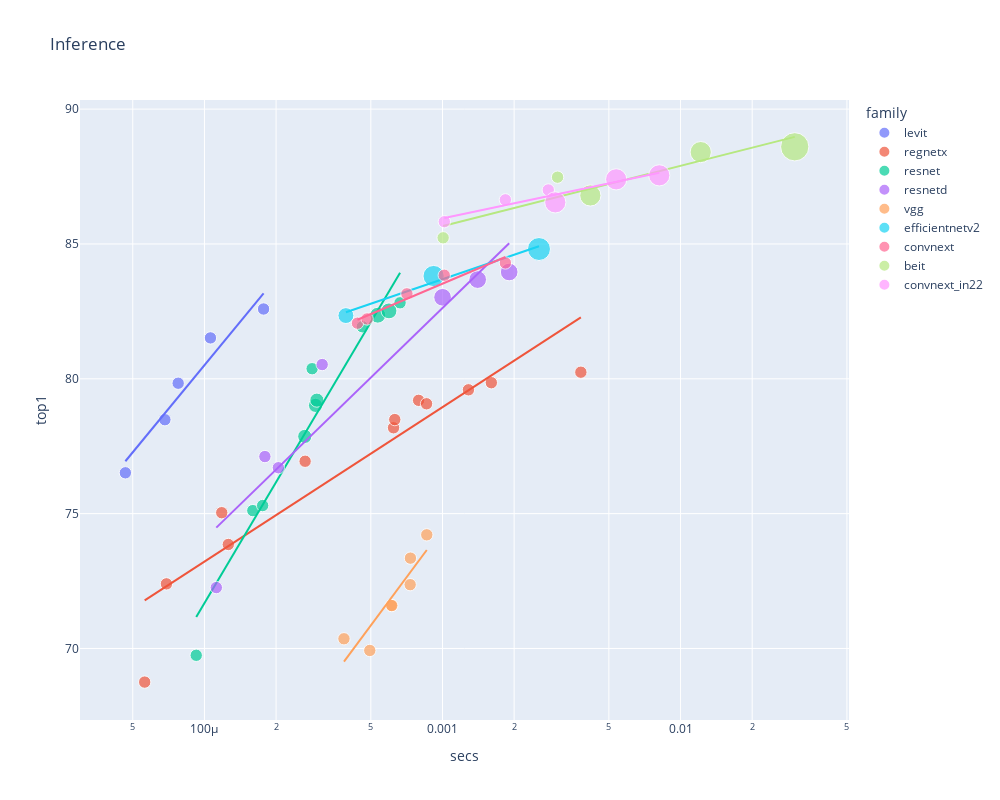

Notebook code for this chart:
### Code cell
show_subs(df, 'Inference', 'infer_img_size')

### Figure 1 — Plotly figure (JSON) as saved in the notebook; plotly's stock layout.template omitted (floating-point values rounded to 4 significant figures)
{"data": [{"customdata": [[224], [224], [224], [224], [224]], "hovertemplate": "<b>%{hovertext}</b><br><br>family=levit<br>secs=%{x}<br>top1=%{y}<br>size=%{marker.size}<br>infer_img_size=%{customdata[0]}<extra></extra>", "hovertext": ["levit_128s", "levit_128", "levit_192", "levit_256", "levit_384"], "legendgroup": "levit", "marker": {"color": "#636efa", "size": [50176, 50176, 50176, 50176, 50176], "sizemode": "area", "sizeref": 655.4, "symbol": "circle"}, "mode": "markers", "name": "levit", "orientation": "v", "showlegend": true, "type": "scatter", "x": [4.654e-05, 6.822e-05, 7.756e-05, 0.000106, 0.0001772], "xaxis": "x", "y": [76.51, 78.48, 79.84, 81.52, 82.59], "yaxis": "y"}, {"hovertemplate": "<b>OLS trendline</b><br>top1 = 10.7253 * log10(secs) + 123.407<br>R<sup>2</sup>=0.940107<br><br>family=levit<br>secs=%{x}<br>top1=%{y} <b>(trend)</b><extra></extra>", "legendgroup": "levit", "marker": {"color": "#636efa", "symbol": "circle"}, "mode": "lines", "name": "levit", "showlegend": false, "type": "scatter", "x": [4.654e-05, 6.822e-05, 7.756e-05, 0.000106, 0.0001772], "xaxis": "x", "y": [76.94, 78.72, 79.32, 80.78, 83.17], "yaxis": "y"}, {"customdata": [[224], [224], [224], [224], [224], [224], [224], [224], [224], [224], [224], [224]], "hovertemplate": "<b>%{hovertext}</b><br><br>family=regnetx<br>secs=%{x}<br>top1=%{y}<br>size=%{marker.size}<br>infer_img_size=%{customdata[0]}<extra></extra>", "hovertext": ["regnetx_002", "regnetx_004", "regnetx_008", "regnetx_006", "regnetx_016", "regnetx_032", "regnetx_040", "regnetx_080", "regnetx_064", "regnetx_120", "regnetx_160", "regnetx_320"], "legendgroup": "regnetx", "marker": {"color": "#EF553B", "size": [50176, 50176, 50176, 50176, 50176, 50176, 50176, 50176, 50176, 50176, 50176, 50176], "sizemode": "area", "sizeref": 655.4, "symbol": "circle"}, "mode": "markers", "name": "regnetx", "orientation": "v", "showlegend": true, "type": "scatter", "x": [5.611e-05, 6.925e-05, 0.0001182, 0.000126, 0.0002648, 0.0006228, 0.0006304, 0.0007939, 0.0008572, 0.001285, 0.001604, 0.003813], "xaxis": "x", "y": [68.75, 72.4, 75.03, 73.86, 76.94, 78.18, 78.49, 79.2, 79.07, 79.59, 79.85, 80.24], "yaxis": "y"}, {"hovertemplate": "<b>OLS trendline</b><br>top1 = 5.72749 * log10(secs) + 96.1282<br>R<sup>2</sup>=0.867561<br><br>family=regnetx<br>secs=%{x}<br>top1=%{y} <b>(trend)</b><extra></extra>", "legendgroup": "regnetx", "marker": {"color": "#EF553B", "symbol": "circle"}, "mode": "lines", "name": "regnetx", "showlegend": false, "type": "scatter", "x": [5.611e-05, 6.925e-05, 0.0001182, 0.000126, 0.0002648, 0.0006228, 0.0006304, 0.0007939, 0.0008572, 0.001285, 0.001604, 0.003813], "xaxis": "x", "y": [71.78, 72.3, 73.63, 73.79, 75.64, 77.77, 77.8, 78.37, 78.56, 79.57, 80.12, 82.28], "yaxis": "y"}, {"customdata": [[224], [224], [224], [256], [224], [256], [256], [224], [288], [288], [224]], "hovertemplate": "<b>%{hovertext}</b><br><br>family=resnet<br>secs=%{x}<br>top1=%{y}<br>size=%{marker.size}<br>infer_img_size=%{customdata[0]}<extra></extra>", "hovertext": ["resnet18", "resnet34", "resnet26", "resnet26t", "resnet50", "resnet32ts", "resnet33ts", "resnet101", "resnet51q", "resnet61q", "resnet152"], "legendgroup": "resnet", "marker": {"color": "#00cc96", "size": [50176, 50176, 50176, 65536, 50176, 65536, 65536, 50176, 82944, 82944, 50176], "sizemode": "area", "sizeref": 655.4, "symbol": "circle"}, "mode": "markers", "name": "resnet", "orientation": "v", "showlegend": true, "type": "scatter", "x": [9.237e-05, 0.0001597, 0.0001756, 0.0002639, 0.0002834, 0.0002929, 0.0002967, 0.0004606, 0.0005349, 0.000596, 0.0006634], "xaxis": "x", "y": [69.75, 75.11, 75.3, 77.86, 80.37, 79.01, 79.21, 81.93, 82.36, 82.52, 82.82], "yaxis": "y"}, {"hovertemplate": "<b>OLS trendline</b><br>top1 = 14.9033 * log10(secs) + 131.297<br>R<sup>2</sup>=0.949426<br><br>family=resnet<br>secs=%{x}<br>top1=%{y} <b>(trend)</b><extra></extra>", "legendgroup": "resnet", "marker": {"color": "#00cc96", "symbol": "circle"}, "mode": "lines", "name": "resnet", "showlegend": false, "type": "scatter", "x": [9.237e-05, 0.0001597, 0.0001756, 0.0002639, 0.0002834, 0.0002929, 0.0002967, 0.0004606, 0.0005349, 0.000596, 0.0006634], "xaxis": "x", "y": [71.17, 74.71, 75.33, 77.96, 78.43, 78.64, 78.72, 81.57, 82.54, 83.24, 83.93], "yaxis": "y"}, {"customdata": [[224], [224], [224], [224], [320], [320], [320]], "hovertemplate": "<b>%{hovertext}</b><br><br>family=resnetd<br>secs=%{x}<br>top1=%{y}<br>size=%{marker.size}<br>infer_img_size=%{customdata[0]}<extra></extra>", "hovertext": ["resnet18d", "resnet34d", "resnet26d", "resnet50d", "resnet101d", "resnet152d", "resnet200d"], "legendgroup": "resnetd", "marker": {"color": "#ab63fa", "size": [50176, 50176, 50176, 50176, 102400, 102400, 102400], "sizemode": "area", "sizeref": 655.4, "symbol": "circle"}, "mode": "markers", "name": "resnetd", "orientation": "v", "showlegend": true, "type": "scatter", "x": [0.0001122, 0.0001795, 0.0002045, 0.0003124, 0.001001, 0.001405, 0.001907], "xaxis": "x", "y": [72.26, 77.12, 76.7, 80.53, 83.02, 83.68, 83.96], "yaxis": "y"}, {"hovertemplate": "<b>OLS trendline</b><br>top1 = 8.57145 * log10(secs) + 108.339<br>R<sup>2</sup>=0.896628<br><br>family=resnetd<br>secs=%{x}<br>top1=%{y} <b>(trend)</b><extra></extra>", "legendgroup": "resnetd", "marker": {"color": "#ab63fa", "symbol": "circle"}, "mode": "lines", "name": "resnetd", "showlegend": false, "type": "scatter", "x": [0.0001122, 0.0001795, 0.0002045, 0.0003124, 0.001001, 0.001405, 0.001907], "xaxis": "x", "y": [74.48, 76.23, 76.72, 78.29, 82.63, 83.89, 85.03], "yaxis": "y"}, {"customdata": [[224], [224], [224], [224], [224], [224], [224]], "hovertemplate": "<b>%{hovertext}</b><br><br>family=vgg<br>secs=%{x}<br>top1=%{y}<br>size=%{marker.size}<br>infer_img_size=%{customdata[0]}<extra></extra>", "hovertext": ["vgg11_bn", "vgg13", "vgg13_bn", "vgg16", "vgg19", "vgg16_bn", "vgg19_bn"], "legendgroup": "vgg", "marker": {"color": "#FFA15A", "size": [50176, 50176, 50176, 50176, 50176, 50176, 50176], "sizemode": "area", "sizeref": 655.4, "symbol": "circle"}, "mode": "markers", "name": "vgg", "orientation": "v", "showlegend": true, "type": "scatter", "x": [0.0003856, 0.0004951, 0.000609, 0.0006127, 0.0007314, 0.0007335, 0.0008591], "xaxis": "x", "y": [70.36, 69.93, 71.6, 71.59, 72.37, 73.35, 74.21], "yaxis": "y"}, {"hovertemplate": "<b>OLS trendline</b><br>top1 = 11.8905 * log10(secs) + 110.106<br>R<sup>2</sup>=0.826525<br><br>family=vgg<br>secs=%{x}<br>top1=%{y} <b>(trend)</b><extra></extra>", "legendgroup": "vgg", "marker": {"color": "#FFA15A", "symbol": "circle"}, "mode": "lines", "name": "vgg", "showlegend": false, "type": "scatter", "x": [0.0003856, 0.0004951, 0.000609, 0.0006127, 0.0007314, 0.0007335, 0.0008591], "xaxis": "x", "y": [69.51, 70.8, 71.87, 71.91, 72.82, 72.83, 73.65], "yaxis": "y"}, {"customdata": [[288], [384], [416]], "hovertemplate": "<b>%{hovertext}</b><br><br>family=efficientnetv2<br>secs=%{x}<br>top1=%{y}<br>size=%{marker.size}<br>infer_img_size=%{customdata[0]}<extra></extra>", "hovertext": ["efficientnetv2_rw_t", "efficientnetv2_rw_s", "efficientnetv2_rw_m"], "legendgroup": "efficientnetv2", "marker": {"color": "#19d3f3", "size": [82944, 147456, 173056], "sizemode": "area", "sizeref": 655.4, "symbol": "circle"}, "mode": "markers", "name": "efficientnetv2", "orientation": "v", "showlegend": true, "type": "scatter", "x": [0.0003929, 0.0009177, 0.002543], "xaxis": "x", "y": [82.34, 83.81, 84.81], "yaxis": "y"}, {"hovertemplate": "<b>OLS trendline</b><br>top1 = 3.01672 * log10(secs) + 92.7433<br>R<sup>2</sup>=0.974331<br><br>family=efficientnetv2<br>secs=%{x}<br>top1=%{y} <b>(trend)</b><extra></extra>", "legendgroup": "efficientnetv2", "marker": {"color": "#19d3f3", "symbol": "circle"}, "mode": "lines", "name": "efficientnetv2", "showlegend": false, "type": "scatter", "x": [0.0003929, 0.0009177, 0.002543], "xaxis": "x", "y": [82.47, 83.58, 84.92], "yaxis": "y"}, {"customdata": [[224], [224], [224], [224], [224]], "hovertemplate": "<b>%{hovertext}</b><br><br>family=convnext<br>secs=%{x}<br>top1=%{y}<br>size=%{marker.size}<br>infer_img_size=%{customdata[0]}<extra></extra>", "hovertext": ["convnext_tiny", "convnext_tiny_hnf", "convnext_small", "convnext_base", "convnext_large"], "legendgroup": "convnext", "marker": {"color": "#FF6692", "size": [50176, 50176, 50176, 50176, 50176], "sizemode": "area", "sizeref": 655.4, "symbol": "circle"}, "mode": "markers", "name": "convnext", "orientation": "v", "showlegend": true, "type": "scatter", "x": [0.0004395, 0.0004823, 0.0007089, 0.001017, 0.001837], "xaxis": "x", "y": [82.06, 82.22, 83.15, 83.84, 84.3], "yaxis": "y"}, {"hovertemplate": "<b>OLS trendline</b><br>top1 = 3.74647 * log10(secs) + 94.7662<br>R<sup>2</sup>=0.949330<br><br>family=convnext<br>secs=%{x}<br>top1=%{y} <b>(trend)</b><extra></extra>", "legendgroup": "convnext", "marker": {"color": "#FF6692", "symbol": "circle"}, "mode": "lines", "name": "convnext", "showlegend": false, "type": "scatter", "x": [0.0004395, 0.0004823, 0.0007089, 0.001017, 0.001837], "xaxis": "x", "y": [82.19, 82.34, 82.97, 83.55, 84.52], "yaxis": "y"}, {"customdata": [[224], [224], [384], [384], [512]], "hovertemplate": "<b>%{hovertext}</b><br><br>family=beit<br>secs=%{x}<br>top1=%{y}<br>size=%{marker.size}<br>infer_img_size=%{customdata[0]}<extra></extra>", "hovertext": ["beit_base_patch16_224", "beit_large_patch16_224", "beit_base_patch16_384", "beit_large_patch16_384", "beit_large_patch16_512"], "legendgroup": "beit", "marker": {"color": "#B6E880", "size": [50176, 50176, 147456, 147456, 262144], "sizemode": "area", "sizeref": 655.4, "symbol": "circle"}, "mode": "markers", "name": "beit", "orientation": "v", "showlegend": true, "type": "scatter", "x": [0.001006, 0.003045, 0.00418, 0.01216, 0.03018], "xaxis": "x", "y": [85.23, 87.48, 86.8, 88.41, 88.6], "yaxis": "y"}, {"hovertemplate": "<b>OLS trendline</b><br>top1 = 2.23867 * log10(secs) + 92.3739<br>R<sup>2</sup>=0.862308<br><br>family=beit<br>secs=%{x}<br>top1=%{y} <b>(trend)</b><extra></extra>", "legendgroup": "beit", "marker": {"color": "#B6E880", "symbol": "circle"}, "mode": "lines", "name": "beit", "showlegend": false, "type": "scatter", "x": [0.001006, 0.003045, 0.00418, 0.01216, 0.03018], "xaxis": "x", "y": [85.66, 86.74, 87.05, 88.09, 88.97], "yaxis": "y"}, {"customdata": [[224], [224], [224], [384], [384], [384]], "hovertemplate": "<b>%{hovertext}</b><br><br>family=convnext_in22<br>secs=%{x}<br>top1=%{y}<br>size=%{marker.size}<br>infer_img_size=%{customdata[0]}<extra></extra>", "hovertext": ["convnext_base_in22ft1k", "convnext_large_in22ft1k", "convnext_xlarge_in22ft1k", "convnext_base_384_in22ft1k", "convnext_large_384_in22ft1k", "convnext_xlarge_384_in22ft1k"], "legendgroup": "convnext_in22", "marker": {"color": "#FF97FF", "size": [50176, 50176, 50176, 147456, 147456, 147456], "sizemode": "area", "sizeref": 655.4, "symbol": "circle"}, "mode": "markers", "name": "convnext_in22", "orientation": "v", "showlegend": true, "type": "scatter", "x": [0.001018, 0.001837, 0.002782, 0.002978, 0.005367, 0.008141], "xaxis": "x", "y": [85.82, 86.64, 87.0, 86.54, 87.4, 87.54], "yaxis": "y"}, {"hovertemplate": "<b>OLS trendline</b><br>top1 = 1.85428 * log10(secs) + 91.512<br>R<sup>2</sup>=0.894615<br><br>family=convnext_in22<br>secs=%{x}<br>top1=%{y} <b>(trend)</b><extra></extra>", "legendgroup": "convnext_in22", "marker": {"color": "#FF97FF", "symbol": "circle"}, "mode": "lines", "name": "convnext_in22", "showlegend": false, "type": "scatter", "x": [0.001018, 0.001837, 0.002782, 0.002978, 0.005367, 0.008141], "xaxis": "x", "y": [85.96, 86.44, 86.77, 86.83, 87.3, 87.64], "yaxis": "y"}], "layout": {"height": 800, "legend": {"itemsizing": "constant", "title": {"text": "family"}, "tracegroupgap": 0}, "title": {"text": "Inference"}, "width": 1000, "xaxis": {"anchor": "y", "domain": [0, 1], "title": {"text": "secs"}, "type": "log"}, "yaxis": {"anchor": "x", "domain": [0, 1], "title": {"text": "top1"}}}}
